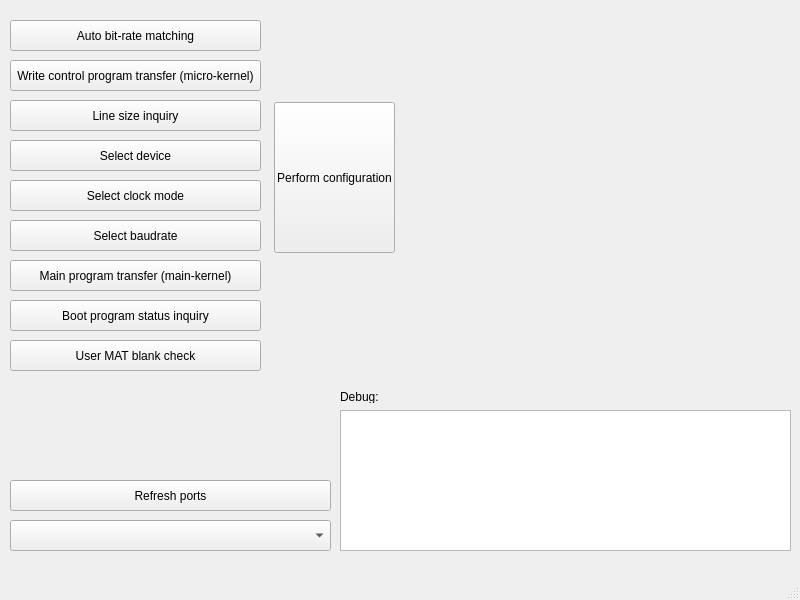
<?xml version="1.0" encoding="UTF-8"?>
<ui version="4.0">
 <class>MainWindow</class>
 <widget class="QMainWindow" name="MainWindow">
  <property name="geometry">
   <rect>
    <x>0</x>
    <y>0</y>
    <width>800</width>
    <height>600</height>
   </rect>
  </property>
  <property name="windowTitle">
   <string>MainWindow</string>
  </property>
  <widget class="QWidget" name="centralwidget">
   <widget class="QComboBox" name="dropdown_comports">
    <property name="geometry">
     <rect>
      <x>10</x>
      <y>520</y>
      <width>321</width>
      <height>31</height>
     </rect>
    </property>
   </widget>
   <widget class="QPlainTextEdit" name="plainTextEdit_debugoutput">
    <property name="geometry">
     <rect>
      <x>340</x>
      <y>410</y>
      <width>451</width>
      <height>141</height>
     </rect>
    </property>
   </widget>
   <widget class="QLabel" name="label_3">
    <property name="geometry">
     <rect>
      <x>340</x>
      <y>390</y>
      <width>47</width>
      <height>13</height>
     </rect>
    </property>
    <property name="text">
     <string>Debug:</string>
    </property>
   </widget>
   <widget class="QPushButton" name="pushButton_autobitratematching">
    <property name="geometry">
     <rect>
      <x>10</x>
      <y>20</y>
      <width>251</width>
      <height>31</height>
     </rect>
    </property>
    <property name="text">
     <string>Auto bit-rate matching</string>
    </property>
   </widget>
   <widget class="QPushButton" name="pushButton_write_microkernel">
    <property name="geometry">
     <rect>
      <x>10</x>
      <y>60</y>
      <width>251</width>
      <height>31</height>
     </rect>
    </property>
    <property name="text">
     <string>Write control program transfer (micro-kernel)</string>
    </property>
   </widget>
   <widget class="QPushButton" name="pushButton_linesizeinquiry">
    <property name="geometry">
     <rect>
      <x>10</x>
      <y>100</y>
      <width>251</width>
      <height>31</height>
     </rect>
    </property>
    <property name="text">
     <string>Line size inquiry</string>
    </property>
   </widget>
   <widget class="QPushButton" name="pushButton_select_device">
    <property name="geometry">
     <rect>
      <x>10</x>
      <y>140</y>
      <width>251</width>
      <height>31</height>
     </rect>
    </property>
    <property name="text">
     <string>Select device</string>
    </property>
   </widget>
   <widget class="QPushButton" name="pushButton_select_clockmode">
    <property name="geometry">
     <rect>
      <x>10</x>
      <y>180</y>
      <width>251</width>
      <height>31</height>
     </rect>
    </property>
    <property name="text">
     <string>Select clock mode</string>
    </property>
   </widget>
   <widget class="QPushButton" name="pushButton_select_baudrate">
    <property name="geometry">
     <rect>
      <x>10</x>
      <y>220</y>
      <width>251</width>
      <height>31</height>
     </rect>
    </property>
    <property name="text">
     <string>Select baudrate</string>
    </property>
   </widget>
   <widget class="QPushButton" name="pushButton">
    <property name="geometry">
     <rect>
      <x>274</x>
      <y>102</y>
      <width>121</width>
      <height>151</height>
     </rect>
    </property>
    <property name="text">
     <string>Perform configuration</string>
    </property>
   </widget>
   <widget class="QPushButton" name="pushButton_write_main_kernel">
    <property name="geometry">
     <rect>
      <x>10</x>
      <y>260</y>
      <width>251</width>
      <height>31</height>
     </rect>
    </property>
    <property name="text">
     <string>Main program transfer (main-kernel)</string>
    </property>
   </widget>
   <widget class="QPushButton" name="pushButton_boot_program_status_inquiry">
    <property name="geometry">
     <rect>
      <x>10</x>
      <y>300</y>
      <width>251</width>
      <height>31</height>
     </rect>
    </property>
    <property name="text">
     <string>Boot program status inquiry</string>
    </property>
   </widget>
   <widget class="QPushButton" name="pushButton_upload_page">
    <property name="geometry">
     <rect>
      <x>10</x>
      <y>340</y>
      <width>251</width>
      <height>31</height>
     </rect>
    </property>
    <property name="text">
     <string>User MAT blank check</string>
    </property>
   </widget>
   <widget class="QPushButton" name="btn_refresh_ports">
    <property name="geometry">
     <rect>
      <x>10</x>
      <y>480</y>
      <width>321</width>
      <height>31</height>
     </rect>
    </property>
    <property name="text">
     <string>Refresh ports</string>
    </property>
   </widget>
  </widget>
  <widget class="QMenuBar" name="menubar">
   <property name="geometry">
    <rect>
     <x>0</x>
     <y>0</y>
     <width>800</width>
     <height>21</height>
    </rect>
   </property>
  </widget>
  <widget class="QStatusBar" name="statusbar"/>
 </widget>
 <resources/>
 <connections/>
</ui>
